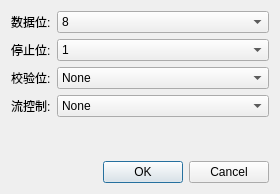
<?xml version="1.0" encoding="UTF-8"?>
<ui version="4.0">
 <class>SerialSettingDialog</class>
 <widget class="QDialog" name="SerialSettingDialog">
  <property name="geometry">
   <rect>
    <x>0</x>
    <y>0</y>
    <width>280</width>
    <height>194</height>
   </rect>
  </property>
  <property name="windowTitle">
   <string>Dialog</string>
  </property>
  <layout class="QVBoxLayout" name="verticalLayout">
   <item>
    <layout class="QFormLayout" name="formLayout">
     <item row="0" column="0">
      <widget class="QLabel" name="Label">
       <property name="text">
        <string>数据位:</string>
       </property>
      </widget>
     </item>
     <item row="0" column="1">
      <widget class="QComboBox" name="cb_data_bits">
       <item>
        <property name="text">
         <string>8</string>
        </property>
       </item>
      </widget>
     </item>
     <item row="1" column="0">
      <widget class="QLabel" name="Label_2">
       <property name="text">
        <string>停止位:</string>
       </property>
      </widget>
     </item>
     <item row="1" column="1">
      <widget class="QComboBox" name="cb_stop_bits">
       <item>
        <property name="text">
         <string>1</string>
        </property>
       </item>
      </widget>
     </item>
     <item row="2" column="0">
      <widget class="QLabel" name="Label_3">
       <property name="text">
        <string>校验位:</string>
       </property>
      </widget>
     </item>
     <item row="2" column="1">
      <widget class="QComboBox" name="cb_verify_bits">
       <item>
        <property name="text">
         <string>None</string>
        </property>
       </item>
      </widget>
     </item>
     <item row="3" column="0">
      <widget class="QLabel" name="Label_4">
       <property name="text">
        <string>流控制:</string>
       </property>
      </widget>
     </item>
     <item row="3" column="1">
      <widget class="QComboBox" name="cb_flow_control">
       <item>
        <property name="text">
         <string>None</string>
        </property>
       </item>
      </widget>
     </item>
    </layout>
   </item>
   <item>
    <widget class="QDialogButtonBox" name="buttonBox">
     <property name="orientation">
      <enum>Qt::Horizontal</enum>
     </property>
     <property name="standardButtons">
      <set>QDialogButtonBox::Cancel|QDialogButtonBox::Ok</set>
     </property>
    </widget>
   </item>
  </layout>
 </widget>
 <resources/>
 <connections>
  <connection>
   <sender>buttonBox</sender>
   <signal>accepted()</signal>
   <receiver>SerialSettingDialog</receiver>
   <slot>accept()</slot>
   <hints>
    <hint type="sourcelabel">
     <x>248</x>
     <y>254</y>
    </hint>
    <hint type="destinationlabel">
     <x>157</x>
     <y>274</y>
    </hint>
   </hints>
  </connection>
  <connection>
   <sender>buttonBox</sender>
   <signal>rejected()</signal>
   <receiver>SerialSettingDialog</receiver>
   <slot>reject()</slot>
   <hints>
    <hint type="sourcelabel">
     <x>316</x>
     <y>260</y>
    </hint>
    <hint type="destinationlabel">
     <x>286</x>
     <y>274</y>
    </hint>
   </hints>
  </connection>
 </connections>
</ui>
